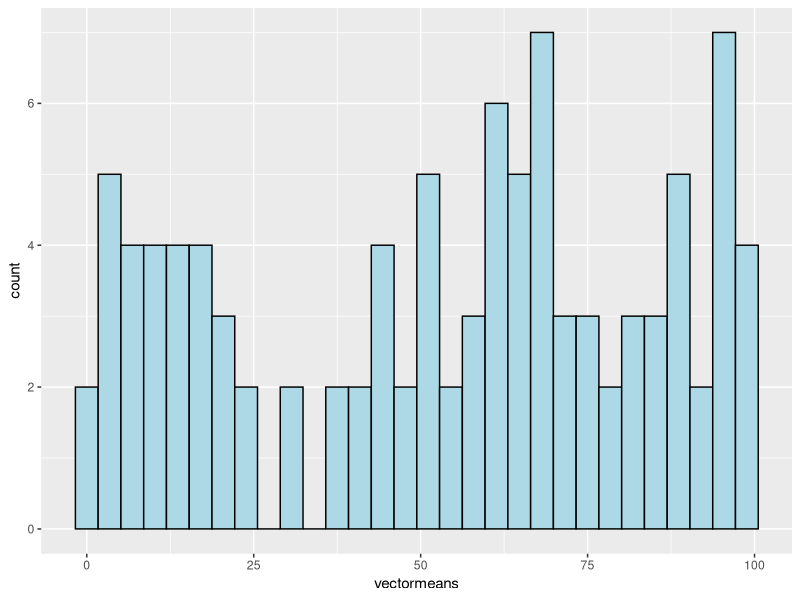
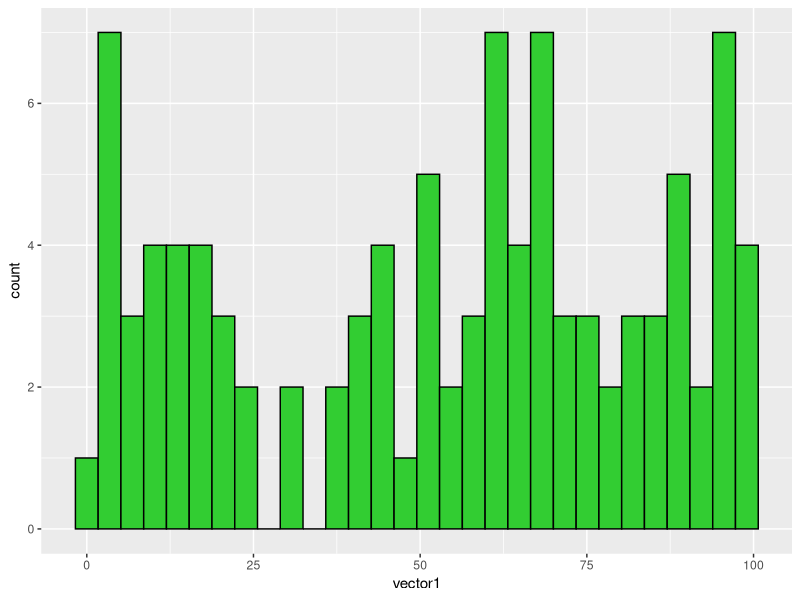
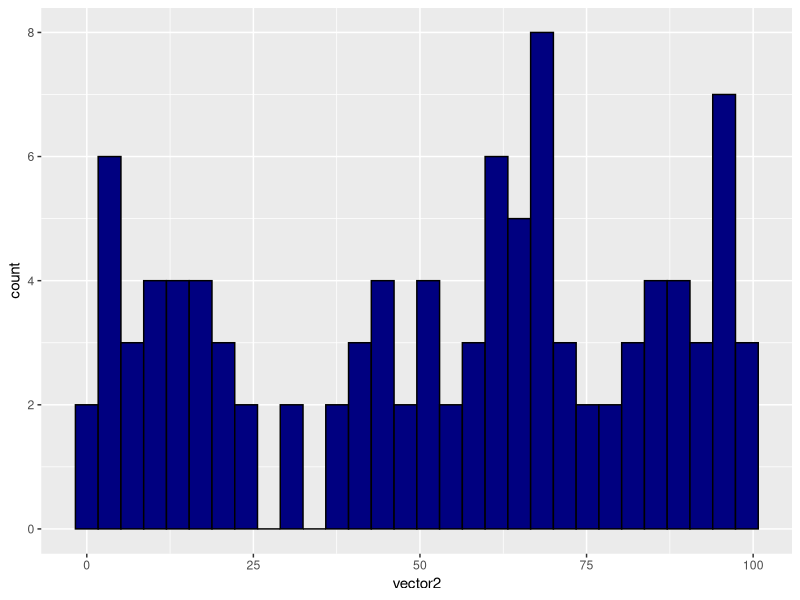
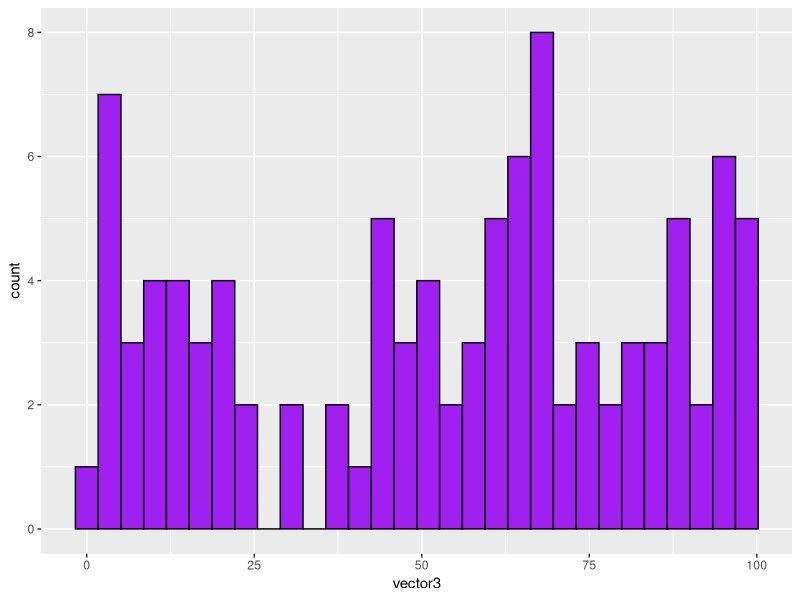

Write the R code that produced these figures, in order.
## ---- chunk 1
knitr::opts_chunk$set(echo = TRUE)
library(ggplot2)
## ---- chunk 2
##################################################
# FUNCTION: count_zeroes()
# Determines the number of zeroes in a numeric vector
# input: x = name of numeric vector in question
# output: counter = number of zeroes in vector
#------------------------------------------------- 
# Global variables
counter <- 0
x <- "numeric vector"
#------------------------------------------------- 
# Function
count_zeroes <- function(x=c(0,1,2,3)) {
  for(i in 1:length(vector)) {
   if(x[i] == 0) {
        counter <- counter+1
   } # end of if
   else {
        next
   } # end of else
  } #end of for loop
  print(counter)
} # end of function

#-------------------------------------------------
# Example
samplevec <- c(0,0,0,0,1,2,3,4,5,6)
count_zeroes(x=samplevec)
## ---- chunk 3
howmany_zeroes <- length(subset(samplevec, samplevec==0))
print(howmany_zeroes)
## ---- chunk 4
##################################################
# FUNCTION: multip_table()
# Multiples column number by row number in each cell
# input: nrow = number of rows
#        ncol = number of columns
# output: matrix of these dimensions, each cell product of input values
#------------------------------------------------- 
# Function body
multip_table <- function(nrow=10,ncol=10) {
                  seq.int(nrow) %o% 
                  seq.int(ncol)
}
#------------------------------------------------- 
# Example
multip_table(nrow=8,ncol=8)
## ---- chunk 5
# respoonse variables
mean1 <- 5
mean2 <- 10
mean3 <- 15
# Label groups of data
group1 <-mean(rnorm(n=10,mean=mean1))
group2 <-mean(rnorm(n=10,mean=mean2))
group3 <-mean(rnorm(n=10,mean=mean3))

#Create data frame
groupnames <- c("Group1","Group2","Group3")
response_variables <- c(group1,group2,group3)

sim_dataset <- cbind(groupnames,response_variables)
print(sim_dataset)
## ---- chunk 6
##################################################
# FUNCTION: shuffle_matrix()
# Shuffles the inital mean values and prints the resulting matrix
# input: mean1 = the mean of the first value
#        mean2 = the mean of the second value
#        mean3 = the mean of the third value
# output: the corresponding matrix and vector of the means selected
#------------------------------------------------- 
# Function body

shuffle_matrix <- function(mean1=5,mean2=10,mean3=15) {
                  myvec <- c(mean1,mean2,mean3)
                  group1 <-mean(rnorm(n=10,mean=mean1))
                  group2 <-mean(rnorm(n=10,mean=mean2))
                  group3 <-mean(rnorm(n=10,mean=mean3))
                  
                  response_variables <- c(group1,group2,group3)
                  
                  sim_dataset <- cbind(groupnames,response_variables)
                  print(sim_dataset)
                  print(myvec)
}
#------------------------------------------------- 
# Example
shuffle_matrix(mean1=10,mean2=20,mean3=30)
## ---- chunk 7
vectormeans <- NA
vector1 <- NA
vector2 <- NA
vector3 <- NA

matrixloop <- for(i in 1:100) {
              mean1=runif(n=1, min=1, max=100)
                  group1 <-mean(rnorm(n=10,mean=mean1))
                  group2 <-mean(rnorm(n=10,mean=mean1))
                  group3 <-mean(rnorm(n=10,mean=mean1))
              
                  vectormeans <- append(vectormeans,mean1)
                  vector1 <- append(vector1,values=group1)
                  vector2 <- append(vector2,values=group2)
                  vector3 <- append(vector3,values=group3)
}
matrixloop <- cbind(vectormeans,vector1,vector2,vector3)

head(matrixloop)
## ---- chunk 8
HistogramMeans<- ggplot() + aes(vectormeans)+ geom_histogram(aes=0.2, colour="black", fill="lightblue")

Histogram1<- ggplot() + aes(vector1)+ geom_histogram(aes=0.2, colour="black", fill="limegreen")

Histogram2<- ggplot() + aes(vector2)+ geom_histogram(aes=0.2, colour="black", fill="navyblue")

Histogram3<- ggplot() + aes(vector3)+ geom_histogram(aes=0.2, colour="black", fill="purple")

print(HistogramMeans)
print(Histogram1)
print(Histogram2)
print(Histogram3)
